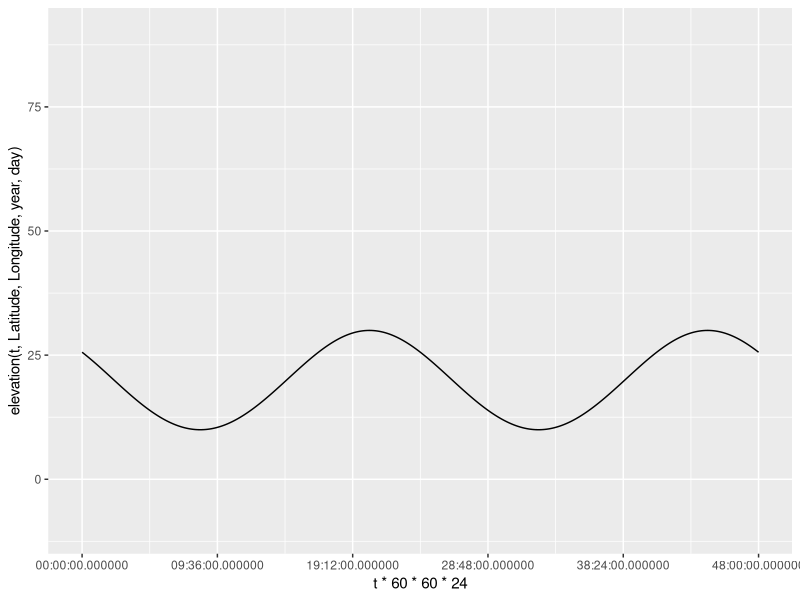
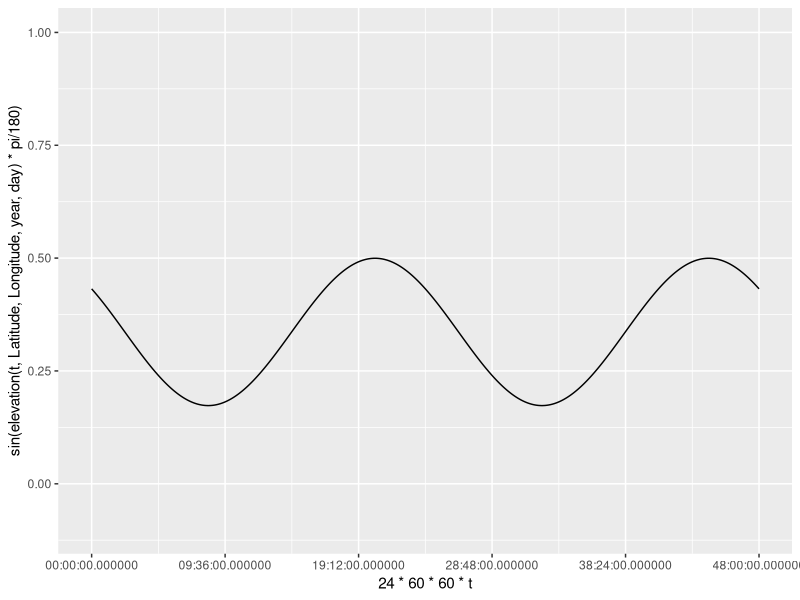
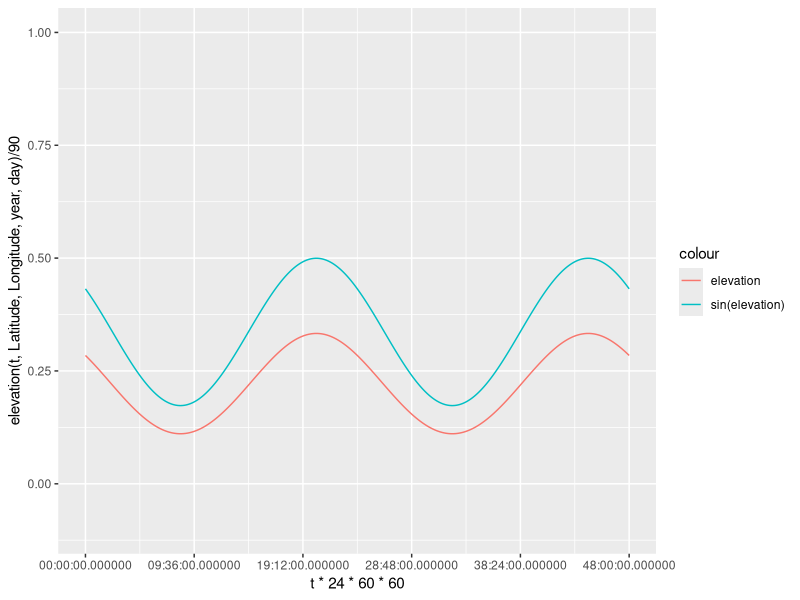
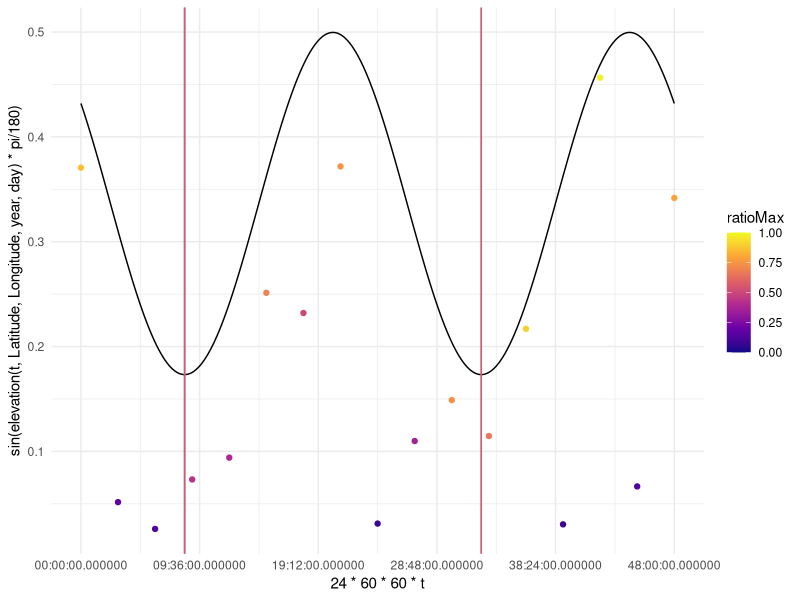
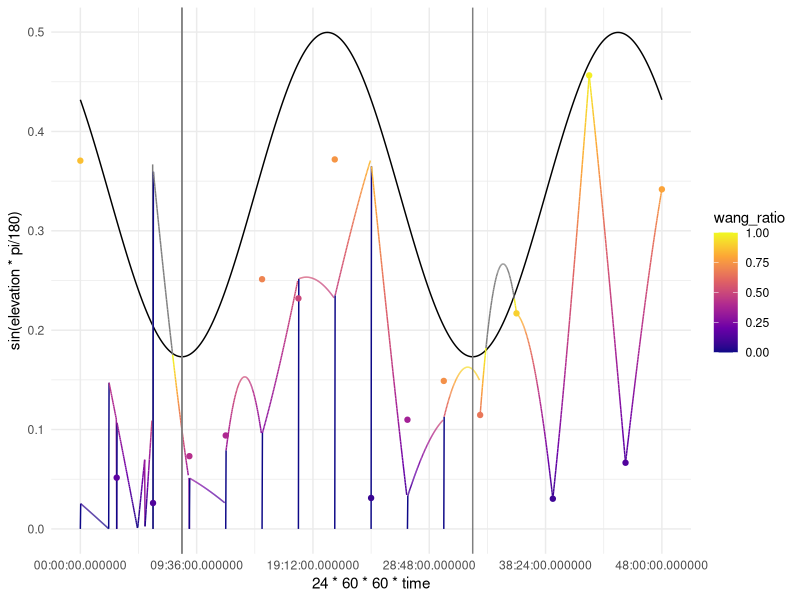

Write the R code that produced these figures, in order. (Note: this script raises an error after producing the figures.)
library(ggplot2)
Latitude = -80
Longitude = -123
year = 2020
day = 21
t=.5
Sunrise = 0 #initializing for global assignment
Sunset = 0 #initializing for global assignment

elevation = function(t, Latitude, Longitude, year, day){
  #Converting the year and day to Julian Day and Century. 2454466.5 is
  #12:00 AM of Jan 1 2008. Using mid day as the average 2454467 is Jan 1 2008
  #ifelse(year == 2008, JulianDay = 2454466+day, JulianDay = 2454467+day+(year-2008)*365);
  JulianDay = 2454466+day;
  ##Calculate solar position constants for the day in question. These
  ##functions were obtained from an NOAA Solar Calculations spreadsheet.
  ##Note: the variation seen throughout a given day is so small that we can
  ##treat these as constants. More on this later.
  JulianCentury = (JulianDay-2451545)/36525;
  GeomMeanLongSunDeg = (280.46646+JulianCentury*(36000.76983+JulianCentury*.0003032))%%360;
  GeomMeanAnomSunDeg = 357.52911+JulianCentury*(35999.05029 - 0.0001537*JulianCentury);
  EccentEarthOrbit = 0.016708634-JulianCentury*(0.000042037+0.0000001267*JulianCentury);
  SunEqOfCtr = sin(pi/180*(GeomMeanAnomSunDeg))*(1.914602-JulianCentury*(0.004817+0.000014*JulianCentury))+sin(pi/180*(2*GeomMeanAnomSunDeg))*(0.019993-0.000101*JulianCentury)+sin(pi/180*(3*GeomMeanAnomSunDeg))*0.000289;
  SunTrueLongDeg = GeomMeanLongSunDeg+SunEqOfCtr;
  SunAppLongDeg = SunTrueLongDeg-0.00569-0.00478*sin(pi/180*(125.04-1934.136*JulianCentury));
  MeanObliqEclipticDeg = 23+(26+((21.448-JulianCentury*(46.815+JulianCentury*(0.00059-JulianCentury*0.001813))))/60)/60;
  ObliqCorrDeg = MeanObliqEclipticDeg+0.00256*cos(pi/180*(125.04-1934.136*JulianCentury));
  SunDeclineDeg = 180/pi*(asin(sin(pi/180*(ObliqCorrDeg))*sin(pi/180*(SunAppLongDeg))));
  vary = tan(pi/180*(ObliqCorrDeg/2))*tan(pi/180*(ObliqCorrDeg/2));
  EqOfTimeMinutes = 4*180/pi*(vary*sin(2*pi/180*(GeomMeanLongSunDeg))-2*EccentEarthOrbit*sin(pi/180*(GeomMeanAnomSunDeg))+4*EccentEarthOrbit*vary*sin(pi/180*(GeomMeanAnomSunDeg))*cos(2*pi/180*(GeomMeanLongSunDeg))-0.5*vary*vary*sin(4*pi/180*(GeomMeanLongSunDeg))-1.25*EccentEarthOrbit*EccentEarthOrbit*sin(2*pi/180*(GeomMeanAnomSunDeg)));
  
  ## Define maximum PAR: Solar Constant*.487(%of radiation that makes up PAR)*scale(100)/Sin(90)
  MaxPAR=.487*1361*100;
  srssangle = 90;
  HAval = cos(pi/180*(srssangle))/(cos(pi/180*(Latitude))*cos(pi/180*(SunDeclineDeg)))-tan(pi/180*(Latitude))*tan(pi/180*(SunDeclineDeg));
  if (HAval <= -1){
    HASunriseDeg = 180
  } else if (HAval >= 1) {
    HASunriseDeg = 0
  } else {
    HASunriseDeg = 180/pi*acos(HAval)
  }
  SunlightDuration = HASunriseDeg/180;
  
  A = sin(Latitude*pi/180)*sin(SunDeclineDeg*pi/180);
  B = cos(Latitude*pi/180)*cos(SunDeclineDeg*pi/180);
  
  SolarNoon = (720-4*Longitude-EqOfTimeMinutes+0*60)/1440;
  Sunrise <<- ((SolarNoon*1440-HASunriseDeg*4)/1440)%%1; #keep sunrise positive and between zero and 1
  Sunset <<- Sunrise+SunlightDuration; #assign SR/SS to global for use in other functions
  
  C = EqOfTimeMinutes/4+Longitude;
  
  return(90-(acos(A+B*cos((t*360+C+180)*pi/180)))*180/pi)
  
}


precision = 100

t = round(seq(0, 2, 1/(8*precision)), digits = 5)
ggplot(data = NULL, aes(x = t*60*60*24, y = elevation(t,Latitude,Longitude,year,day)))+
  coord_cartesian(ylim = c(-10,90))+
  geom_line()+
  scale_x_time()

ggplot(data = NULL, aes(x = 24*60*60*t, y = sin(elevation(t,Latitude,Longitude,year,day)*pi/180)))+
  coord_cartesian(ylim = c(-.1,1))+
  geom_line()+
  scale_x_time()

ggplot(data = NULL, aes(x = t*24*60*60, y = elevation(t,Latitude,Longitude,year,day)/90, col = "elevation"))+
  coord_cartesian(ylim = c(-.1,1))+
  geom_line()+
  geom_line(data = NULL, aes(x = 24*60*60*t, y = sin(elevation(t,Latitude,Longitude,year,day)*pi/180), col = "sin(elevation)"))+
  labs()+
  scale_x_time()


###Creating projections from each observation

#Max PAR: .487*1361/sin(elevation)

library(tidyverse)

###Filling in observation and elevation data

time_ele_PAR = tibble(t)
time_ele_PAR = time_ele_PAR %>%
  select(time = t) %>%
  mutate(observation = 0==(time*8*precision)%%(precision),
         elevation = elevation(t, Latitude, Longitude, year, day),
         light = elevation>=0,
         maxPAR = light*.487*1361*sin(elevation*pi/180),
         #ratioMax = observation*light,
         ratioMax = observation*light*runif(length(t), min = 0, max = 1),
         PAR = ratioMax*maxPAR,
         obs1 = floor(t * 8) + 1,
         obs2 = ceiling(t * 8) + 1)

###Seperating observations
observations = time_ele_PAR %>%
  filter(observation==TRUE)

##add vector to indicate Sunrise and Sunset times

SS_time = c(Sunrise, Sunset, Sunrise+1, (Sunset+1)%%2)
SS_time = sort(SS_time)
SS_ele = round(elevation(SS_time, Latitude, Longitude, year, day), digits = 4)

iSR = as.numeric(Sunrise>(Sunset+1)%%2)+1

SS = tibble(time = SS_time, elevation = SS_ele) %>%
  mutate(real = elevation == 0,
         PAR = 0)

ggplot(data = NULL, aes(x = 24*60*60*t, y = sin(elevation(t,Latitude,Longitude,year,day)*pi/180))) +
  #coord_cartesian(ylim = c(-.1,1)) +
  geom_line() +
  scale_x_time() +
  geom_point(data = observations, aes(x = time*24*60*60, y = PAR/(.487*1361), color = ratioMax)) +
  scale_color_viridis_c(option = "C", limits = c(0,1)) +
  geom_vline(xintercept = SS$time*24*60*60 , color = 8) +
  geom_vline(xintercept = c(Sunrise, Sunset)*24*60*60, color = 2) +
  theme_minimal()

###Creating a function that will plot the Wang et al. algorithm for each point




add_wang = function(time_ele_PAR, SS, observations) {
  
  wang_index = observations %>%
    select(time, elevation, PAR)
  
  wang_index = SS %>%
    select(time, elevation, PAR) %>%
    rbind(wang_index, .)
  
  wang_calculation = time_ele_PAR
  
  SS = SS %>%
    mutate(
      slot1f = ceiling(time * 8 * precision + 1),
      slot1c = ceiling(slot1f / precision) * precision,
      slot2c = floor(SS$time * 8 * precision + 1),
      slot2f = floor(slot2c / precision) * precision + 2
    )
  
  #fill obs 1 forward and obs 2 backwards (so obs 1 is the most recent and obs 2 in the soonest)
  
  for (i in 1:4) {
    wang_calculation$obs1[SS$slot1f[i]:SS$slot1c[i]] = 17 + i
    wang_calculation$obs2[SS$slot2f[5 - i]:SS$slot2c[5 - i]] = 17 + 5 - i
  }
  
  
  wang_calculation = wang_calculation %>%
    mutate(
      wang_i_PAR1 = wang_index$PAR[wang_calculation$obs1],
      wang_i_PAR2 = wang_index$PAR[wang_calculation$obs2],
      wang_i_time1 = wang_index$time[wang_calculation$obs1],
      wang_i_time2 = wang_index$time[wang_calculation$obs2],
      wang_i_sunrise1 = time > ((Sunrise + Sunset - 1) / 2),
      wang_i_sunrise2 = time > ((Sunrise + Sunset + 1) / 2),
      wang_i_sunrise3 = time > ((Sunrise + Sunset + 3) / 2),
      wang_i_dayduration = Sunset - Sunrise
    )
  
  wang_calculation = wang_calculation %>%
    mutate(wang_i_sunrise = wang_i_sunrise1 + wang_i_sunrise2 + wang_i_sunrise3 + Sunrise - 1) %>%
    select(-wang_i_sunrise1,-wang_i_sunrise2,-wang_i_sunrise3)
  
  wang_calculation = wang_calculation %>%
    mutate(
      PAR1 = wang_i_PAR1 * sin((time - wang_i_sunrise) * pi / wang_i_dayduration)
      / sin((wang_i_time1 - wang_i_sunrise) * pi / wang_i_dayduration),
      PAR2 = wang_i_PAR2 * sin((time - wang_i_sunrise) * pi / wang_i_dayduration)
      / sin((wang_i_time2 - wang_i_sunrise) * pi / wang_i_dayduration),
      ratio_1 = (wang_i_time2 - time) / (wang_i_time2 - wang_i_time1),
      ratio_2 = (time - wang_i_time1) / (wang_i_time2 - wang_i_time1),
      wang_PAR = ratio_1*PAR1 + ratio_2*PAR2)
  
  #filter out observations with a SR as the first observation. Then calculate PAR from second observation using 6.2
  
  SR_adjust = wang_calculation %>%
    filter(obs1 == 17 + iSR | obs1 == 19 + iSR) %>%
    mutate(wang_PAR_SR = PAR2)
  
  # set PAR with times where SR is the second observation to 0
  
  SR_adjust_e = wang_calculation %>%
    filter(obs2 == 17 + iSR | obs2 == 19 + iSR) %>%
    mutate(wang_PAR_SR = 0)
  
  #combine SR_adjust tables
  
  SR_adjust = rbind(SR_adjust, SR_adjust_e)
  
  #Insert SR_adjust into wang_calculation
  
  wang_calculation = right_join(SR_adjust, wang_calculation)
  wang_calculation$wang_PAR[!is.na(wang_calculation$wang_PAR_SR)] = wang_calculation$wang_PAR_SR[!is.na(wang_calculation$wang_PAR_SR)]
  
  
  #filter out observations with a SS as the second observation. Then calculate PAR from first observation using 6.2
  
  SS_adjust = wang_calculation %>%
    filter(obs2 == 18 + iSR |
             obs2 == 16 + (iSR + 3) %% 5 + iSR) %>%
    mutate(wang_PAR_SS = PAR1)
  
  # set PAR with times where SS is the first observation to 0
  
  SS_adjust_e = wang_calculation %>%
    filter(obs1 == 18 + iSR |
             obs1 == 16 + (iSR + 3) %% 5 + iSR) %>%
    mutate(wang_PAR_SS = 0)
  
  #combine SR_adjust tables
  
  SS_adjust = rbind(SS_adjust, SS_adjust_e)
  
  #Insert SS_adjust into wang_calculation
  
  wang_calculation = right_join(SS_adjust, wang_calculation)
  wang_calculation$wang_PAR[!is.na(wang_calculation$wang_PAR_SS)] = wang_calculation$wang_PAR_SS[!is.na(wang_calculation$wang_PAR_SS)]
  
  #day of no observations
  
  no_obs_adjust = wang_calculation %>%
    filter(obs1 > 17 & obs2 > 17) %>%
    mutate(wang_PAR_no = NaN)
  
  #Insert no_obs_adjust
  
  wang_calculation = right_join(no_obs_adjust, wang_calculation)
  wang_calculation$wang_PAR[!is.na(wang_calculation$wang_PAR_no)] = wang_calculation$wang_PAR_no[!is.na(wang_calculation$wang_PAR_no)]
  
  
  
  i = 0:16 * precision + 1
  wang_calculation$wang_PAR[i] = wang_calculation$PAR[i]
  return(wang_calculation$wang_PAR)
}

wang_PAR = add_wang(time_ele_PAR, SS, observations)

time_ele_PAR = time_ele_PAR %>%
  cbind(., wang_PAR)

time_ele_PAR = time_ele_PAR %>%
  mutate(wang_ratio = wang_PAR/maxPAR) 




ggplot(data = time_ele_PAR, aes(x = 24*60*60*time, y = sin(elevation*pi/180))) +
  #coord_cartesian(ylim = c(-.1,1)) +
  geom_line() +
  scale_x_time() +
  geom_line(data = time_ele_PAR, aes(x = 24*60*60*time, y = wang_PAR/(.487*1361), color = wang_ratio)) +
  geom_point(data = observations, aes(x = time*24*60*60, y = PAR/(.487*1361), color = ratioMax)) +
  scale_color_viridis_c(option = "C", limits = c(0,1)) +
  geom_vline(data = SS, aes(xintercept = time*24*60*60, color = 8)) +
  theme_minimal()


##Create linear PAR ratio

add_ratio = function(time_ele_PAR, SS, observations) {
  #check observations. If both light then take average of ratios. Else take the ratio of the one with light.
  ratio_index = observations %>%
    select(time, elevation, ratioMax)
  
  ratio_index = SS %>%
    mutate(ratioMax = 0) %>%
    select(time, elevation, ratioMax) %>%
    rbind(ratio_index, .)
  
  ratio_calc = time_ele_PAR
  
  SS = SS %>%
    mutate(
      slot1f = ceiling(time * 8 * precision + 1),
      slot1c = ceiling(slot1f / precision) * precision,
      slot2c = floor(SS$time * 8 * precision + 1),
      slot2f = floor(slot2c / precision) * precision + 2
    )
  
  #fill obs 1 forward and obs 2 backwards (so obs 1 is the most recent and obs 2 in the soonest)
  
  for (i in 1:4) {
    ratio_calc$obs1[SS$slot1f[i]:SS$slot1c[i]] = 17 + i
    ratio_calc$obs2[SS$slot2f[5 - i]:SS$slot2c[5 - i]] = 17 + 5 - i
  }
  
  ratio_calc = ratio_calc %>%
    mutate(
      rat1 = ratio_index$ratioMax[ratio_calc$obs1],
      rat2 = ratio_index$ratioMax[ratio_calc$obs2],
      time1 = wang_index$time[ratio_calc$obs1],
      time2 = wang_index$time[ratio_calc$obs2],
      linear_ratio =  rat1*(time2-time)/(time2-time1)+rat2*(time-time1)/(time2-time1)
    )
  
  #filter out observations with a SR as the first observation. Then use ratio from second observation
  
  SR_adjust = ratio_calc %>%
    filter(obs1 == 17 + iSR | obs1 == 19 + iSR) %>%
    mutate(linear_ratio_SR = rat2)
  
  # set PAR with times where SR is the second observation to 0
  
  SR_adjust_e = ratio_calc %>%
    filter(obs2 == 17 + iSR | obs2 == 19 + iSR) %>%
    mutate(linear_ratio_SR = 0)
  
  #combine SR_adjust tables
  
  SR_adjust = rbind(SR_adjust, SR_adjust_e)
  
  #Insert SR_adjust into ratio_calc
  
  ratio_calc = right_join(SR_adjust, ratio_calc)
  ratio_calc$linear_ratio[!is.na(ratio_calc$linear_ratio_SR)] = ratio_calc$linear_ratio_SR[!is.na(ratio_calc$linear_ratio_SR)]
  
  
  #filter out observations with a SS as the second observation. Then use ratio from first observation
  
  SS_adjust = ratio_calc %>%
    filter(obs2 == 18 + iSR | obs2 == 16 + (iSR + 3) %% 5 + iSR) %>%
    mutate(linear_ratio_SS = rat1)
  
  # set PAR with times where SS is the first observation to 0
  
  SS_adjust_e = ratio_calc %>%
    filter(obs1 == 18 + iSR |
             obs1 == 16 + (iSR + 3) %% 5 + iSR) %>%
    mutate(linear_ratio_SS = 0)
  
  #combine SR_adjust tables
  
  SS_adjust = rbind(SS_adjust, SS_adjust_e)
  
  #Insert SS_adjust into ratio_calc
  
  ratio_calc = right_join(SS_adjust, ratio_calc)
  ratio_calc$linear_ratio[!is.na(ratio_calc$linear_ratio_SS)] = ratio_calc$linear_ratio_SS[!is.na(ratio_calc$linear_ratio_SS)]
  
  #day of no observations
  
  no_obs_adjust = ratio_calc %>%
    filter(obs1 > 17 & obs2 > 17) %>%
    mutate(obs_no = NaN)
  
  #Insert no_obs_adjust
  
  ratio_calc = right_join(no_obs_adjust, ratio_calc)
  ratio_calc$linear_ratio[!is.na(ratio_calc$obs_no)] = ratio_calc$obs_no[!is.na(ratio_calc$obs_no)]
  
  
  i = 0:16 * precision + 1
  ratio_calc$linear_ratio[i] = ratio_calc$ratioMax[i]
  
  return(ratio_calc$linear_ratio)
}

linear_ratio = add_ratio(time_ele_PAR, SS, observations)

time_ele_PAR = time_ele_PAR %>%
  cbind(., linear_ratio)

time_ele_PAR = time_ele_PAR %>%
  mutate(linear_PAR = linear_ratio*maxPAR)

ggplot(data = time_ele_PAR, aes(x = 24*60*60*time, y = sin(elevation*pi/180))) +
  #coord_cartesian(ylim = c(-.1,1)) +
  geom_line() +
  scale_x_time() +
  #geom_line(data = time_ele_PAR, aes(x = 24*60*60*time, y = wang_PAR/(.487*1361), color = wang_ratio)) +
  geom_line(data = time_ele_PAR, aes(x = 24*60*60*time, y = linear_PAR/(.487*1361), color = linear_ratio)) +
  geom_point(data = observations, aes(x = time*24*60*60, y = PAR/(.487*1361), color = ratioMax)) +
  scale_color_viridis_c(option = "C", limits = c(0,1)) +
  geom_vline(data = SS, aes(xintercept = time*24*60*60, color = 8)) +
  theme_minimal()


##create sky based on instPAR ratio of max and raw value (black at night, blue-gray during high-low par/high sun, red at sunset)

sky = tibble(t)

# t[101]=Sunrise
#Sunset = length-100

ggplot(data = NULL, aes(x = 24*60*60*t, y = sin(elevation(t,Latitude,Longitude,year,day)*pi/180)))+
  #coord_cartesian(ylim = c(-.1,1))+
  geom_line()+
  geom_vline(xintercept = 1:3, data =  ,aes())+
  scale_x_time()+
  geom_point(data = daylightObservations, aes(x = time*24*60*60, y = max_PAR/(.487*1361), color = ratioMax))+
  scale_color_viridis_c(option = "C")+
  geom_point(data = observationsSS, aes(x = time*24*60*60,  y = max_PAR/(.487*1361)), color = 2)+
  theme_minimal()
